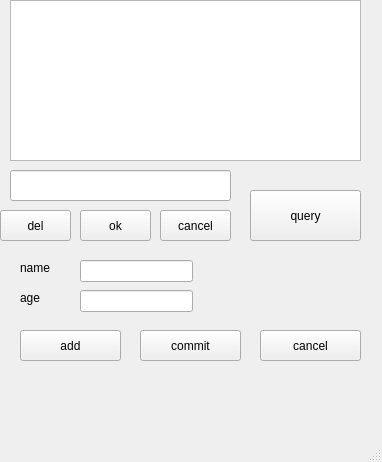
<?xml version="1.0" encoding="UTF-8"?>
<ui version="4.0">
 <class>MainWindow</class>
 <widget class="QMainWindow" name="MainWindow">
  <property name="geometry">
   <rect>
    <x>0</x>
    <y>0</y>
    <width>382</width>
    <height>462</height>
   </rect>
  </property>
  <property name="windowTitle">
   <string>MainWindow</string>
  </property>
  <widget class="QWidget" name="centralwidget">
   <widget class="QTextEdit" name="textEdit">
    <property name="geometry">
     <rect>
      <x>10</x>
      <y>0</y>
      <width>351</width>
      <height>161</height>
     </rect>
    </property>
   </widget>
   <widget class="QPushButton" name="pushButton">
    <property name="geometry">
     <rect>
      <x>250</x>
      <y>190</y>
      <width>111</width>
      <height>51</height>
     </rect>
    </property>
    <property name="text">
     <string>query</string>
    </property>
   </widget>
   <widget class="QPushButton" name="pushButton_2">
    <property name="geometry">
     <rect>
      <x>0</x>
      <y>210</y>
      <width>71</width>
      <height>31</height>
     </rect>
    </property>
    <property name="text">
     <string>del</string>
    </property>
   </widget>
   <widget class="QLineEdit" name="lineEdit">
    <property name="geometry">
     <rect>
      <x>10</x>
      <y>170</y>
      <width>221</width>
      <height>31</height>
     </rect>
    </property>
   </widget>
   <widget class="QPushButton" name="pushButton_3">
    <property name="geometry">
     <rect>
      <x>80</x>
      <y>210</y>
      <width>71</width>
      <height>31</height>
     </rect>
    </property>
    <property name="text">
     <string>ok</string>
    </property>
   </widget>
   <widget class="QPushButton" name="pushButton_4">
    <property name="geometry">
     <rect>
      <x>160</x>
      <y>210</y>
      <width>71</width>
      <height>31</height>
     </rect>
    </property>
    <property name="text">
     <string>cancel</string>
    </property>
   </widget>
   <widget class="QLabel" name="label">
    <property name="geometry">
     <rect>
      <x>20</x>
      <y>260</y>
      <width>72</width>
      <height>16</height>
     </rect>
    </property>
    <property name="text">
     <string>name</string>
    </property>
   </widget>
   <widget class="QLabel" name="label_2">
    <property name="geometry">
     <rect>
      <x>20</x>
      <y>290</y>
      <width>72</width>
      <height>16</height>
     </rect>
    </property>
    <property name="text">
     <string>age</string>
    </property>
   </widget>
   <widget class="QLineEdit" name="lineEdit_2">
    <property name="geometry">
     <rect>
      <x>80</x>
      <y>260</y>
      <width>113</width>
      <height>22</height>
     </rect>
    </property>
   </widget>
   <widget class="QLineEdit" name="lineEdit_3">
    <property name="geometry">
     <rect>
      <x>80</x>
      <y>290</y>
      <width>113</width>
      <height>22</height>
     </rect>
    </property>
   </widget>
   <widget class="QPushButton" name="pushButton_5">
    <property name="geometry">
     <rect>
      <x>20</x>
      <y>330</y>
      <width>101</width>
      <height>31</height>
     </rect>
    </property>
    <property name="text">
     <string>add</string>
    </property>
   </widget>
   <widget class="QPushButton" name="pushButton_6">
    <property name="geometry">
     <rect>
      <x>140</x>
      <y>330</y>
      <width>101</width>
      <height>31</height>
     </rect>
    </property>
    <property name="text">
     <string>commit</string>
    </property>
   </widget>
   <widget class="QPushButton" name="pushButton_7">
    <property name="geometry">
     <rect>
      <x>260</x>
      <y>330</y>
      <width>101</width>
      <height>31</height>
     </rect>
    </property>
    <property name="text">
     <string>cancel</string>
    </property>
   </widget>
  </widget>
  <widget class="QMenuBar" name="menubar">
   <property name="geometry">
    <rect>
     <x>0</x>
     <y>0</y>
     <width>382</width>
     <height>27</height>
    </rect>
   </property>
  </widget>
  <widget class="QStatusBar" name="statusbar"/>
 </widget>
 <resources/>
 <connections/>
</ui>
